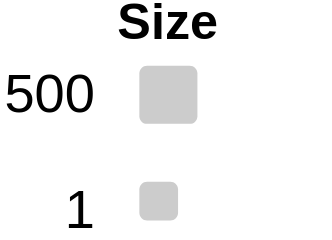

Here is the Vega-Lite specification saved for this chart:
### Vega specification from a JSON file in a GitHub repository (floating-point values rounded to 4 significant figures)
{"$schema": "https://vega.github.io/schema/vega/v5.json", "description": "Dot plot of Adelie Penguin diet legend", "width": 50, "height": 30, "signals": [{"name": "pad", "value": 5}, {"name": "zoom", "value": 500}], "title": "Size", "data": [{"name": "sizes", "values": [{"name": 500, "length": 15, "x": 0, "y": 500}, {"name": 1, "length": 10, "x": 0, "y": 1}]}], "scales": [{"name": "y", "domain": {"data": "sizes", "field": "y"}, "range": "height"}], "axes": [{"orient": "left", "scale": "y", "values": [500, 1], "labelFontSize": 14, "labelOffset": 7.5, "ticks": false, "domain": false, "offset": 10}], "marks": [{"type": "rect", "from": {"data": "sizes"}, "encode": {"enter": {"x": {"field": "x"}, "y": {"scale": "y", "field": "y"}, "width": {"field": "length"}, "height": {"field": "length"}, "cornerRadius": {"value": 2}, "fill": {"value": "#ccc"}}}}]}
